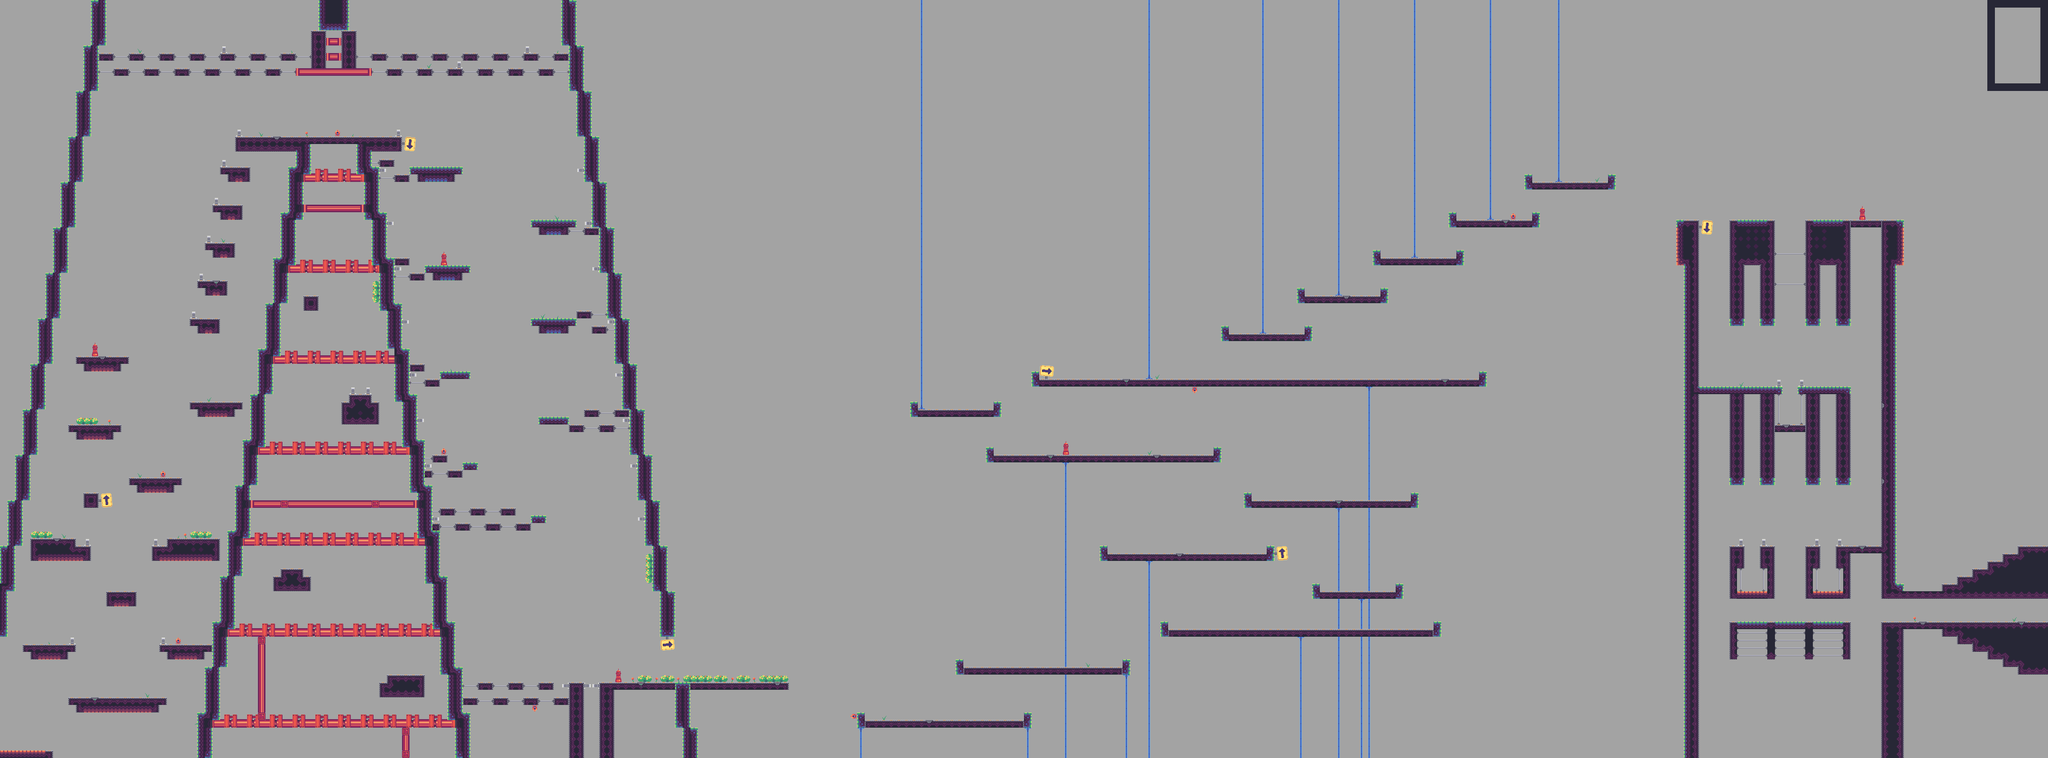

Below is a game level as drawn by its tile map, then a one-line description and the .tmx that defines it (tile-layer data replaced by summaries):
An orthogonal 270x100 tile map with 16x16 px tiles, 1 tile layer (Ground), 2 tilesets and 182 objects (88x collect, 81x enemy, 5x portal, 4x checkpoint, 3x powerup, ...).

<map version="1.4" tiledversion="1.4.2" orientation="orthogonal" renderorder="right-down" compressionlevel="0" width="270" height="100" tilewidth="16" tileheight="16" infinite="0" backgroundcolor="#a3a3a3" nextlayerid="30" nextobjectid="1728">
 <editorsettings>
  <export target="../../assets/tilemaps/tesla_tilemap_6.json" format="json" />
 </editorsettings>
 <tileset firstgid="1" name="tesla_tileset" tilewidth="16" tileheight="16" tilecount="99" columns="11">
  <image source="../../assets/tilesets/tesla_tileset.png" width="176" height="144" />
  <tile id="0">
   <properties>
    <property name="collides" type="bool" value="true" />
   </properties>
  </tile>
  <tile id="1">
   <properties>
    <property name="collides" type="bool" value="true" />
   </properties>
  </tile>
  <tile id="2">
   <properties>
    <property name="collides" type="bool" value="true" />
   </properties>
  </tile>
  <tile id="3">
   <properties>
    <property name="collides" type="bool" value="true" />
   </properties>
  </tile>
  <tile id="4">
   <properties>
    <property name="collides" type="bool" value="false" />
   </properties>
  </tile>
  <tile id="5">
   <properties>
    <property name="collides" type="bool" value="false" />
   </properties>
  </tile>
  <tile id="6">
   <properties>
    <property name="collides" type="bool" value="false" />
   </properties>
  </tile>
  <tile id="7">
   <properties>
    <property name="collides" type="bool" value="false" />
   </properties>
  </tile>
  <tile id="11">
   <properties>
    <property name="collides" type="bool" value="true" />
   </properties>
  </tile>
  <tile id="12">
   <properties>
    <property name="collides" type="bool" value="true" />
   </properties>
  </tile>
  <tile id="13">
   <properties>
    <property name="collides" type="bool" value="true" />
   </properties>
  </tile>
  <tile id="14">
   <properties>
    <property name="collides" type="bool" value="true" />
   </properties>
  </tile>
  <tile id="15">
   <properties>
    <property name="collides" type="bool" value="true" />
   </properties>
  </tile>
  <tile id="16">
   <properties>
    <property name="collides" type="bool" value="false" />
   </properties>
  </tile>
  <tile id="17">
   <properties>
    <property name="collides" type="bool" value="false" />
   </properties>
  </tile>
  <tile id="18">
   <properties>
    <property name="collides" type="bool" value="false" />
   </properties>
  </tile>
  <tile id="22">
   <properties>
    <property name="collides" type="bool" value="true" />
   </properties>
  </tile>
  <tile id="23">
   <properties>
    <property name="collides" type="bool" value="true" />
   </properties>
  </tile>
  <tile id="24">
   <properties>
    <property name="collides" type="bool" value="true" />
   </properties>
  </tile>
  <tile id="25">
   <properties>
    <property name="collides" type="bool" value="true" />
   </properties>
  </tile>
  <tile id="26">
   <properties>
    <property name="collides" type="bool" value="true" />
   </properties>
  </tile>
  <tile id="27">
   <properties>
    <property name="collides" type="bool" value="false" />
   </properties>
  </tile>
  <tile id="28">
   <properties>
    <property name="collides" type="bool" value="false" />
   </properties>
  </tile>
  <tile id="29">
   <properties>
    <property name="collides" type="bool" value="false" />
   </properties>
  </tile>
  <tile id="33">
   <properties>
    <property name="collides" type="bool" value="true" />
   </properties>
  </tile>
  <tile id="34">
   <properties>
    <property name="collides" type="bool" value="true" />
   </properties>
  </tile>
  <tile id="35">
   <properties>
    <property name="collides" type="bool" value="true" />
   </properties>
  </tile>
  <tile id="36">
   <properties>
    <property name="collides" type="bool" value="true" />
   </properties>
  </tile>
  <tile id="37">
   <properties>
    <property name="collides" type="bool" value="false" />
   </properties>
  </tile>
  <tile id="38">
   <properties>
    <property name="collides" type="bool" value="false" />
   </properties>
  </tile>
  <tile id="39">
   <properties>
    <property name="collides" type="bool" value="false" />
   </properties>
  </tile>
  <tile id="40">
   <properties>
    <property name="collides" type="bool" value="false" />
   </properties>
  </tile>
  <tile id="44">
   <properties>
    <property name="collides" type="bool" value="true" />
   </properties>
  </tile>
  <tile id="45">
   <properties>
    <property name="collides" type="bool" value="true" />
   </properties>
  </tile>
  <tile id="46">
   <properties>
    <property name="collides" type="bool" value="true" />
   </properties>
  </tile>
  <tile id="47">
   <properties>
    <property name="collides" type="bool" value="true" />
   </properties>
  </tile>
  <tile id="55">
   <properties>
    <property name="collides" type="bool" value="true" />
   </properties>
  </tile>
  <tile id="56">
   <properties>
    <property name="collides" type="bool" value="true" />
   </properties>
  </tile>
  <tile id="57">
   <properties>
    <property name="collides" type="bool" value="true" />
   </properties>
  </tile>
  <tile id="58">
   <properties>
    <property name="collides" type="bool" value="true" />
   </properties>
  </tile>
  <tile id="59">
   <properties>
    <property name="collides" type="bool" value="true" />
   </properties>
  </tile>
  <tile id="60">
   <properties>
    <property name="collides" type="bool" value="true" />
   </properties>
  </tile>
  <tile id="66">
   <properties>
    <property name="collides" type="bool" value="true" />
   </properties>
  </tile>
  <tile id="67">
   <properties>
    <property name="collides" type="bool" value="true" />
   </properties>
  </tile>
  <tile id="68">
   <properties>
    <property name="collides" type="bool" value="true" />
   </properties>
  </tile>
  <tile id="69">
   <properties>
    <property name="collides" type="bool" value="true" />
   </properties>
  </tile>
  <tile id="70">
   <properties>
    <property name="collides" type="bool" value="true" />
   </properties>
  </tile>
  <tile id="71">
   <properties>
    <property name="collides" type="bool" value="true" />
   </properties>
  </tile>
  <tile id="77">
   <properties>
    <property name="collides" type="bool" value="true" />
   </properties>
  </tile>
  <tile id="78">
   <properties>
    <property name="collides" type="bool" value="true" />
   </properties>
  </tile>
  <tile id="79">
   <properties>
    <property name="collides" type="bool" value="true" />
   </properties>
  </tile>
  <tile id="80">
   <properties>
    <property name="collides" type="bool" value="true" />
   </properties>
  </tile>
  <tile id="81">
   <properties>
    <property name="collides" type="bool" value="true" />
   </properties>
  </tile>
  <tile id="82">
   <properties>
    <property name="collides" type="bool" value="true" />
   </properties>
  </tile>
 </tileset>
 <tileset firstgid="100" name="enemies" tilewidth="48" tileheight="48" tilecount="4" columns="0">
  <grid orientation="orthogonal" width="1" height="1" />
  <tile id="0">
   <image width="48" height="48" source="templates/enemies/assets/cannon.png" />
  </tile>
  <tile id="1">
   <image width="48" height="48" source="templates/enemies/assets/coil.png" />
  </tile>
  <tile id="2">
   <image width="48" height="48" source="templates/enemies/assets/legs.png" />
  </tile>
  <tile id="3">
   <image width="48" height="48" source="templates/enemies/assets/vroomba.png" />
  </tile>
 </tileset>
 <layer id="29" name="Ground" width="270" height="100">
  <data>[27000 cells, 3524 non-empty, 48 distinct tile ids]</data>
 </layer>
 <objectgroup id="27" name="Powerups">
  <object id="342" name="powerups" type="powerup" x="4228.33" y="87.3333">
   <properties>
    <property name="typeOf" type="int" value="2" />
   </properties>
   <point />
  </object>
  <object id="1159" name="powerups" type="powerup" x="80" y="1568">
   <properties>
    <property name="typeOf" type="int" value="0" />
   </properties>
   <point />
  </object>
  <object id="1165" name="coil" type="enemy" gid="101" x="224" y="1184" width="48" height="48">
   <properties>
    <property name="dir_x" type="int" value="1" />
    <property name="dir_y" type="int" value="0" />
   </properties>
  </object>
  <object id="1169" name="coil" type="enemy" gid="101" x="176" y="864" width="48" height="48">
   <properties>
    <property name="dir_x" type="int" value="0" />
    <property name="dir_y" type="int" value="1" />
   </properties>
  </object>
  <object id="1590" name="powerups" type="powerup" x="3776" y="1296">
   <properties>
    <property name="typeOf" type="int" value="2" />
   </properties>
   <point />
  </object>
 </objectgroup>
 <objectgroup id="10" name="Enemies">
  <properties>
   <property name="dir_x" type="int" value="0" />
   <property name="dir_y" type="int" value="0" />
  </properties>
  <object id="329" name="legs" type="enemy" gid="102" x="4256" y="144" width="48" height="48" />
  <object id="1160" name="vroomba" type="enemy" gid="103" x="224" y="1488" width="48" height="48" />
  <object id="1163" name="coil" type="enemy" gid="101" x="16" y="1360" width="48" height="48">
   <properties>
    <property name="dir_x" type="int" value="1" />
    <property name="dir_y" type="int" value="0" />
   </properties>
  </object>
  <object id="1164" name="coil" type="enemy" gid="101" x="400" y="1360" width="48" height="48">
   <properties>
    <property name="dir_x" type="int" value="-1" />
    <property name="dir_y" type="int" value="0" />
   </properties>
  </object>
  <object id="1170" name="coil" type="enemy" gid="101" x="4256" y="96" width="48" height="48">
   <properties>
    <property name="dir_x" type="int" value="0" />
    <property name="dir_y" type="int" value="0" />
   </properties>
  </object>
  <object id="1171" name="vroomba" type="enemy" gid="103" x="4256" y="192" width="48" height="48" />
  <object id="1174" name="cannon" type="enemy" gid="100" x="4256" y="48" width="48" height="48">
   <properties>
    <property name="direction" type="int" value="1" />
    <property name="travel_dist" type="int" value="100" />
    <property name="travel_time" type="int" value="1000" />
   </properties>
  </object>
  <object id="1175" name="cannon" type="enemy" gid="100" x="178" y="554" width="48" height="48">
   <properties>
    <property name="direction" type="int" value="-1" />
    <property name="travel_dist" type="int" value="200" />
    <property name="travel_time" type="int" value="2000" />
   </properties>
  </object>
  <object id="1176" name="cannon" type="enemy" gid="100" x="207" y="319" width="48" height="48">
   <properties>
    <property name="direction" type="int" value="-1" />
    <property name="travel_dist" type="int" value="200" />
    <property name="travel_time" type="int" value="2000" />
   </properties>
  </object>
  <object id="1184" name="coil" type="enemy" gid="101" x="512" y="288" width="48" height="48">
   <properties>
    <property name="dir_x" type="int" value="0" />
    <property name="dir_y" type="int" value="0" />
   </properties>
  </object>
  <object id="1185" name="coil" type="enemy" gid="101" x="592" y="208" width="48" height="48">
   <properties>
    <property name="dir_x" type="int" value="0" />
    <property name="dir_y" type="int" value="0" />
   </properties>
  </object>
  <object id="1186" name="coil" type="enemy" gid="101" x="672" y="288" width="48" height="48">
   <properties>
    <property name="dir_x" type="int" value="0" />
    <property name="dir_y" type="int" value="0" />
   </properties>
  </object>
  <object id="1187" name="coil" type="enemy" gid="101" x="752" y="208" width="48" height="48">
   <properties>
    <property name="dir_x" type="int" value="0" />
    <property name="dir_y" type="int" value="0" />
   </properties>
  </object>
  <object id="1188" name="cannon" type="enemy" gid="100" x="368" y="241" width="48" height="48">
   <properties>
    <property name="direction" type="int" value="-1" />
    <property name="travel_dist" type="int" value="1" />
    <property name="travel_time" type="int" value="3000" />
   </properties>
  </object>
  <object id="1189" name="cannon" type="enemy" gid="100" x="368.167" y="293.5" width="48" height="48">
   <properties>
    <property name="direction" type="int" value="-1" />
    <property name="travel_dist" type="int" value="1" />
    <property name="travel_time" type="int" value="3000" />
   </properties>
  </object>
  <object id="1507" name="coil" type="enemy" gid="101" x="1009.5" y="384" width="48" height="48">
   <properties>
    <property name="dir_x" type="int" value="1" />
    <property name="dir_y" type="int" value="0" />
   </properties>
  </object>
  <object id="1508" name="coil" type="enemy" gid="101" x="1025.5" y="592" width="48" height="48">
   <properties>
    <property name="dir_x" type="int" value="1" />
    <property name="dir_y" type="int" value="0" />
   </properties>
  </object>
  <object id="1509" name="coil" type="enemy" gid="101" x="798.5" y="452" width="48" height="48">
   <properties>
    <property name="dir_x" type="int" value="0" />
    <property name="dir_y" type="int" value="0" />
   </properties>
  </object>
  <object id="1510" name="coil" type="enemy" gid="101" x="810" y="544.5" width="48" height="48">
   <properties>
    <property name="dir_x" type="int" value="0" />
    <property name="dir_y" type="int" value="0" />
   </properties>
  </object>
  <object id="1511" name="coil" type="enemy" gid="101" x="827.75" y="641.75" width="48" height="48">
   <properties>
    <property name="dir_x" type="int" value="0" />
    <property name="dir_y" type="int" value="0" />
   </properties>
  </object>
  <object id="1512" name="coil" type="enemy" gid="101" x="839.25" y="734.25" width="48" height="48">
   <properties>
    <property name="dir_x" type="int" value="0" />
    <property name="dir_y" type="int" value="0" />
   </properties>
  </object>
  <object id="1513" name="coil" type="enemy" gid="101" x="860.75" y="835.75" width="48" height="48">
   <properties>
    <property name="dir_x" type="int" value="0" />
    <property name="dir_y" type="int" value="0" />
   </properties>
  </object>
  <object id="1514" name="coil" type="enemy" gid="101" x="872.25" y="928.25" width="48" height="48">
   <properties>
    <property name="dir_x" type="int" value="0" />
    <property name="dir_y" type="int" value="0" />
   </properties>
  </object>
  <object id="1517" name="coil" type="enemy" gid="101" x="925.75" y="1215.75" width="48" height="48">
   <properties>
    <property name="dir_x" type="int" value="0" />
    <property name="dir_y" type="int" value="0" />
   </properties>
  </object>
  <object id="1518" name="coil" type="enemy" gid="101" x="940.583" y="1308.25" width="48" height="48">
   <properties>
    <property name="dir_x" type="int" value="0" />
    <property name="dir_y" type="int" value="0" />
   </properties>
  </object>
  <object id="1519" name="coil" type="enemy" gid="101" x="958.75" y="1404.42" width="48" height="48">
   <properties>
    <property name="dir_x" type="int" value="0" />
    <property name="dir_y" type="int" value="0" />
   </properties>
  </object>
  <object id="1521" name="coil" type="enemy" gid="101" x="993.5" y="1600" width="48" height="48">
   <properties>
    <property name="dir_x" type="int" value="0" />
    <property name="dir_y" type="int" value="0" />
   </properties>
  </object>
  <object id="1522" name="coil" type="enemy" gid="101" x="1025.5" y="1600" width="48" height="48">
   <properties>
    <property name="dir_x" type="int" value="0" />
    <property name="dir_y" type="int" value="0" />
   </properties>
  </object>
  <object id="1523" name="coil" type="enemy" gid="101" x="1057.5" y="1600" width="48" height="48">
   <properties>
    <property name="dir_x" type="int" value="0" />
    <property name="dir_y" type="int" value="0" />
   </properties>
  </object>
  <object id="1524" name="coil" type="enemy" gid="101" x="1089.5" y="1600" width="48" height="48">
   <properties>
    <property name="dir_x" type="int" value="0" />
    <property name="dir_y" type="int" value="0" />
   </properties>
  </object>
  <object id="1525" name="coil" type="enemy" gid="101" x="1121.5" y="1600" width="48" height="48">
   <properties>
    <property name="dir_x" type="int" value="0" />
    <property name="dir_y" type="int" value="0" />
   </properties>
  </object>
  <object id="1526" name="coil" type="enemy" gid="101" x="1153.5" y="1600" width="48" height="48">
   <properties>
    <property name="dir_x" type="int" value="0" />
    <property name="dir_y" type="int" value="0" />
   </properties>
  </object>
  <object id="1531" name="coil" type="enemy" gid="101" x="1330.17" y="1598" width="48" height="48">
   <properties>
    <property name="dir_x" type="int" value="0" />
    <property name="dir_y" type="int" value="0" />
   </properties>
  </object>
  <object id="1532" name="coil" type="enemy" gid="101" x="1362.17" y="1598" width="48" height="48">
   <properties>
    <property name="dir_x" type="int" value="0" />
    <property name="dir_y" type="int" value="0" />
   </properties>
  </object>
  <object id="1533" name="coil" type="enemy" gid="101" x="1394.17" y="1598" width="48" height="48">
   <properties>
    <property name="dir_x" type="int" value="0" />
    <property name="dir_y" type="int" value="0" />
   </properties>
  </object>
  <object id="1573" name="legs" type="enemy" gid="102" x="2128" y="1408" width="48" height="48" />
  <object id="1574" name="legs" type="enemy" gid="102" x="2544" y="1328" width="48" height="48" />
  <object id="1575" name="legs" type="enemy" gid="102" x="2848" y="1248" width="48" height="48" />
  <object id="1576" name="legs" type="enemy" gid="102" x="2592" y="1168" width="48" height="48" />
  <object id="1578" name="legs" type="enemy" gid="102" x="2752" y="1056" width="48" height="48" />
  <object id="1579" name="legs" type="enemy" gid="102" x="2464" y="960" width="48" height="48" />
  <object id="1582" name="legs" type="enemy" gid="102" x="2000" y="864" width="48" height="48" />
  <object id="1583" name="cannon" type="enemy" gid="100" x="2256" y="1056" width="48" height="48">
   <properties>
    <property name="direction" type="int" value="-1" />
    <property name="travel_dist" type="int" value="200" />
    <property name="travel_time" type="int" value="2000" />
   </properties>
  </object>
  <object id="1584" name="cannon" type="enemy" gid="100" x="3072" y="928" width="48" height="48">
   <properties>
    <property name="direction" type="int" value="1" />
    <property name="travel_dist" type="int" value="200" />
    <property name="travel_time" type="int" value="2000" />
   </properties>
  </object>
  <object id="1585" name="cannon" type="enemy" gid="100" x="3072" y="1168" width="48" height="48">
   <properties>
    <property name="direction" type="int" value="1" />
    <property name="travel_dist" type="int" value="200" />
    <property name="travel_time" type="int" value="2000" />
   </properties>
  </object>
  <object id="1586" name="cannon" type="enemy" gid="100" x="1856" y="768" width="48" height="48">
   <properties>
    <property name="direction" type="int" value="-1" />
    <property name="travel_dist" type="int" value="200" />
    <property name="travel_time" type="int" value="2000" />
   </properties>
  </object>
  <object id="1587" name="cannon" type="enemy" gid="100" x="3184" y="736" width="48" height="48">
   <properties>
    <property name="direction" type="int" value="1" />
    <property name="travel_dist" type="int" value="200" />
    <property name="travel_time" type="int" value="2000" />
   </properties>
  </object>
  </objectgroup>
 <objectgroup id="13" name="Coins">
  <!-- 88 objects omitted --></objectgroup>
 <objectgroup id="12" name="Player">
  <!-- 10 objects omitted --></objectgroup>
</map>
<!-- 130 of 182 objects omitted -->
